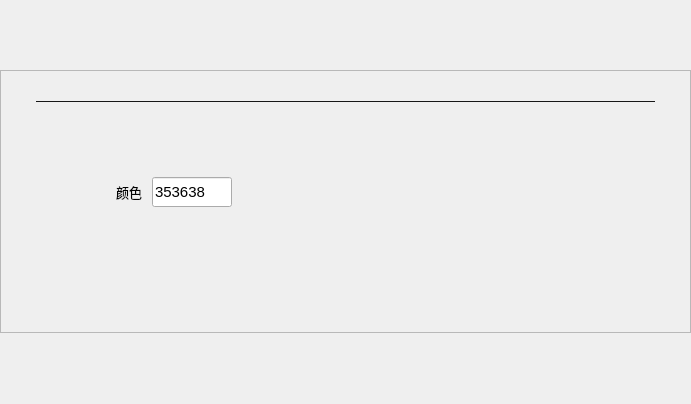
<?xml version="1.0" encoding="UTF-8"?>
<ui version="4.0">
 <class>btnTwoSlider</class>
 <widget class="QWidget" name="btnTwoSlider">
  <property name="geometry">
   <rect>
    <x>0</x>
    <y>0</y>
    <width>691</width>
    <height>404</height>
   </rect>
  </property>
  <property name="sizePolicy">
   <sizepolicy hsizetype="Expanding" vsizetype="Maximum">
    <horstretch>0</horstretch>
    <verstretch>0</verstretch>
   </sizepolicy>
  </property>
  <property name="minimumSize">
   <size>
    <width>0</width>
    <height>0</height>
   </size>
  </property>
  <property name="maximumSize">
   <size>
    <width>16777215</width>
    <height>16777215</height>
   </size>
  </property>
  <property name="windowTitle">
   <string>Form</string>
  </property>
  <property name="styleSheet">
   <string notr="true"/>
  </property>
  <layout class="QVBoxLayout" name="verticalLayout_3">
   <property name="spacing">
    <number>0</number>
   </property>
   <property name="leftMargin">
    <number>0</number>
   </property>
   <property name="topMargin">
    <number>0</number>
   </property>
   <property name="rightMargin">
    <number>0</number>
   </property>
   <property name="bottomMargin">
    <number>0</number>
   </property>
   <item>
    <widget class="QFrame" name="lightFrame">
     <property name="sizePolicy">
      <sizepolicy hsizetype="Expanding" vsizetype="Maximum">
       <horstretch>0</horstretch>
       <verstretch>0</verstretch>
      </sizepolicy>
     </property>
     <property name="frameShape">
      <enum>QFrame::StyledPanel</enum>
     </property>
     <property name="frameShadow">
      <enum>QFrame::Raised</enum>
     </property>
     <layout class="QVBoxLayout" name="verticalLayout_6">
      <property name="spacing">
       <number>0</number>
      </property>
      <property name="leftMargin">
       <number>20</number>
      </property>
      <property name="topMargin">
       <number>0</number>
      </property>
      <property name="rightMargin">
       <number>20</number>
      </property>
      <property name="bottomMargin">
       <number>0</number>
      </property>
      <item>
       <widget class="QWidget" name="lightTitleList" native="true">
        <property name="sizePolicy">
         <sizepolicy hsizetype="Expanding" vsizetype="Minimum">
          <horstretch>0</horstretch>
          <verstretch>0</verstretch>
         </sizepolicy>
        </property>
        <property name="minimumSize">
         <size>
          <width>0</width>
          <height>0</height>
         </size>
        </property>
        <property name="maximumSize">
         <size>
          <width>16777215</width>
          <height>16777215</height>
         </size>
        </property>
        <property name="styleSheet">
         <string notr="true"/>
        </property>
        <layout class="QHBoxLayout" name="horizontalLayout">
         <property name="leftMargin">
          <number>20</number>
         </property>
         <property name="topMargin">
          <number>0</number>
         </property>
         <property name="rightMargin">
          <number>20</number>
         </property>
         <property name="bottomMargin">
          <number>0</number>
         </property>
         <item>
          <widget class="titleIcon" name="lightTitle" native="true">
           <property name="sizePolicy">
            <sizepolicy hsizetype="Maximum" vsizetype="Maximum">
             <horstretch>0</horstretch>
             <verstretch>0</verstretch>
            </sizepolicy>
           </property>
           <property name="minimumSize">
            <size>
             <width>0</width>
             <height>0</height>
            </size>
           </property>
           <property name="maximumSize">
            <size>
             <width>16777215</width>
             <height>16777215</height>
            </size>
           </property>
          </widget>
         </item>
         <item>
          <spacer name="horizontalSpacer_2">
           <property name="orientation">
            <enum>Qt::Horizontal</enum>
           </property>
           <property name="sizeHint" stdset="0">
            <size>
             <width>40</width>
             <height>20</height>
            </size>
           </property>
          </spacer>
         </item>
         <item>
          <widget class="SwitchButton" name="lightListSwitch" native="true">
           <property name="sizePolicy">
            <sizepolicy hsizetype="Fixed" vsizetype="Fixed">
             <horstretch>0</horstretch>
             <verstretch>0</verstretch>
            </sizepolicy>
           </property>
           <property name="minimumSize">
            <size>
             <width>50</width>
             <height>30</height>
            </size>
           </property>
           <property name="maximumSize">
            <size>
             <width>16777215</width>
             <height>16777215</height>
            </size>
           </property>
          </widget>
         </item>
        </layout>
       </widget>
      </item>
      <item>
       <widget class="QWidget" name="lightSet" native="true">
        <property name="sizePolicy">
         <sizepolicy hsizetype="Expanding" vsizetype="Expanding">
          <horstretch>0</horstretch>
          <verstretch>0</verstretch>
         </sizepolicy>
        </property>
        <property name="minimumSize">
         <size>
          <width>0</width>
          <height>0</height>
         </size>
        </property>
        <property name="maximumSize">
         <size>
          <width>16777215</width>
          <height>1111111</height>
         </size>
        </property>
        <property name="styleSheet">
         <string notr="true"/>
        </property>
        <layout class="QVBoxLayout" name="verticalLayout_5">
         <property name="spacing">
          <number>30</number>
         </property>
         <property name="leftMargin">
          <number>15</number>
         </property>
         <property name="topMargin">
          <number>0</number>
         </property>
         <property name="rightMargin">
          <number>15</number>
         </property>
         <property name="bottomMargin">
          <number>30</number>
         </property>
         <item>
          <widget class="QWidget" name="splitLine" native="true">
           <property name="sizePolicy">
            <sizepolicy hsizetype="Expanding" vsizetype="Fixed">
             <horstretch>0</horstretch>
             <verstretch>0</verstretch>
            </sizepolicy>
           </property>
           <property name="minimumSize">
            <size>
             <width>0</width>
             <height>1</height>
            </size>
           </property>
           <property name="maximumSize">
            <size>
             <width>16777215</width>
             <height>1</height>
            </size>
           </property>
           <property name="styleSheet">
            <string notr="true">background-color: #171717;</string>
           </property>
          </widget>
         </item>
         <item>
          <widget class="QWidget" name="widget_5" native="true">
           <property name="sizePolicy">
            <sizepolicy hsizetype="Expanding" vsizetype="Expanding">
             <horstretch>0</horstretch>
             <verstretch>0</verstretch>
            </sizepolicy>
           </property>
           <layout class="QVBoxLayout" name="verticalLayout_2">
            <property name="spacing">
             <number>15</number>
            </property>
            <property name="leftMargin">
             <number>80</number>
            </property>
            <property name="topMargin">
             <number>0</number>
            </property>
            <property name="rightMargin">
             <number>0</number>
            </property>
            <property name="bottomMargin">
             <number>0</number>
            </property>
            <item>
             <widget class="mySlider" name="temNumSlider" native="true">
              <property name="sizePolicy">
               <sizepolicy hsizetype="Minimum" vsizetype="Maximum">
                <horstretch>0</horstretch>
                <verstretch>0</verstretch>
               </sizepolicy>
              </property>
             </widget>
            </item>
            <item>
             <widget class="mySlider" name="lightNumSlider" native="true">
              <property name="sizePolicy">
               <sizepolicy hsizetype="Minimum" vsizetype="Maximum">
                <horstretch>0</horstretch>
                <verstretch>0</verstretch>
               </sizepolicy>
              </property>
             </widget>
            </item>
           </layout>
          </widget>
         </item>
         <item>
          <widget class="QWidget" name="colorCon" native="true">
           <property name="sizePolicy">
            <sizepolicy hsizetype="Expanding" vsizetype="Maximum">
             <horstretch>0</horstretch>
             <verstretch>0</verstretch>
            </sizepolicy>
           </property>
           <property name="styleSheet">
            <string notr="true"/>
           </property>
           <layout class="QVBoxLayout" name="verticalLayout_4">
            <property name="spacing">
             <number>0</number>
            </property>
            <property name="leftMargin">
             <number>80</number>
            </property>
            <property name="topMargin">
             <number>0</number>
            </property>
            <property name="rightMargin">
             <number>0</number>
            </property>
            <property name="bottomMargin">
             <number>0</number>
            </property>
            <item>
             <widget class="QWidget" name="widget_4" native="true">
              <property name="sizePolicy">
               <sizepolicy hsizetype="Maximum" vsizetype="Maximum">
                <horstretch>0</horstretch>
                <verstretch>0</verstretch>
               </sizepolicy>
              </property>
              <layout class="QHBoxLayout" name="horizontalLayout_2">
               <property name="spacing">
                <number>10</number>
               </property>
               <property name="leftMargin">
                <number>0</number>
               </property>
               <property name="topMargin">
                <number>0</number>
               </property>
               <property name="rightMargin">
                <number>0</number>
               </property>
               <property name="bottomMargin">
                <number>15</number>
               </property>
               <item>
                <widget class="QLabel" name="label_2">
                 <property name="sizePolicy">
                  <sizepolicy hsizetype="Maximum" vsizetype="Maximum">
                   <horstretch>0</horstretch>
                   <verstretch>0</verstretch>
                  </sizepolicy>
                 </property>
                 <property name="font">
                  <font>
                   <pointsize>10</pointsize>
                  </font>
                 </property>
                 <property name="text">
                  <string>颜色</string>
                 </property>
                </widget>
               </item>
               <item>
                <widget class="QWidget" name="widget_2" native="true">
                 <property name="sizePolicy">
                  <sizepolicy hsizetype="Maximum" vsizetype="Maximum">
                   <horstretch>0</horstretch>
                   <verstretch>0</verstretch>
                  </sizepolicy>
                 </property>
                 <layout class="QHBoxLayout" name="horizontalLayout_3">
                  <property name="spacing">
                   <number>0</number>
                  </property>
                  <property name="leftMargin">
                   <number>0</number>
                  </property>
                  <property name="topMargin">
                   <number>0</number>
                  </property>
                  <property name="rightMargin">
                   <number>0</number>
                  </property>
                  <property name="bottomMargin">
                   <number>0</number>
                  </property>
                  <item>
                   <widget class="QLineEdit" name="rgbEdit">
                    <property name="sizePolicy">
                     <sizepolicy hsizetype="Fixed" vsizetype="Fixed">
                      <horstretch>0</horstretch>
                      <verstretch>0</verstretch>
                     </sizepolicy>
                    </property>
                    <property name="minimumSize">
                     <size>
                      <width>80</width>
                      <height>30</height>
                     </size>
                    </property>
                    <property name="maximumSize">
                     <size>
                      <width>80</width>
                      <height>30</height>
                     </size>
                    </property>
                    <property name="font">
                     <font>
                      <pointsize>11</pointsize>
                     </font>
                    </property>
                    <property name="toolTipDuration">
                     <number>0</number>
                    </property>
                    <property name="autoFillBackground">
                     <bool>false</bool>
                    </property>
                    <property name="styleSheet">
                     <string notr="true"/>
                    </property>
                    <property name="inputMask">
                     <string/>
                    </property>
                    <property name="text">
                     <string>353638</string>
                    </property>
                    <property name="cursorPosition">
                     <number>6</number>
                    </property>
                    <property name="alignment">
                     <set>Qt::AlignLeading|Qt::AlignLeft|Qt::AlignVCenter</set>
                    </property>
                    <property name="placeholderText">
                     <string>#353638</string>
                    </property>
                   </widget>
                  </item>
                 </layout>
                </widget>
               </item>
               <item>
                <widget class="QLabel" name="preColorBox">
                 <property name="sizePolicy">
                  <sizepolicy hsizetype="Fixed" vsizetype="Fixed">
                   <horstretch>0</horstretch>
                   <verstretch>0</verstretch>
                  </sizepolicy>
                 </property>
                 <property name="minimumSize">
                  <size>
                   <width>25</width>
                   <height>25</height>
                  </size>
                 </property>
                 <property name="maximumSize">
                  <size>
                   <width>25</width>
                   <height>25</height>
                  </size>
                 </property>
                 <property name="styleSheet">
                  <string notr="true"/>
                 </property>
                 <property name="text">
                  <string/>
                 </property>
                </widget>
               </item>
               <item>
                <spacer name="horizontalSpacer">
                 <property name="orientation">
                  <enum>Qt::Horizontal</enum>
                 </property>
                 <property name="sizeHint" stdset="0">
                  <size>
                   <width>40</width>
                   <height>20</height>
                  </size>
                 </property>
                </spacer>
               </item>
              </layout>
             </widget>
            </item>
            <item>
             <widget class="QWidget" name="rgbList_2" native="true">
              <property name="sizePolicy">
               <sizepolicy hsizetype="Expanding" vsizetype="Expanding">
                <horstretch>0</horstretch>
                <verstretch>0</verstretch>
               </sizepolicy>
              </property>
              <property name="styleSheet">
               <string notr="true"/>
              </property>
              <layout class="QVBoxLayout" name="verticalLayout">
               <property name="spacing">
                <number>20</number>
               </property>
               <property name="leftMargin">
                <number>0</number>
               </property>
               <property name="topMargin">
                <number>20</number>
               </property>
               <property name="rightMargin">
                <number>45</number>
               </property>
               <property name="bottomMargin">
                <number>20</number>
               </property>
               <item>
                <widget class="rgbSlider" name="rSlider_2" native="true">
                 <property name="sizePolicy">
                  <sizepolicy hsizetype="Minimum" vsizetype="Maximum">
                   <horstretch>0</horstretch>
                   <verstretch>0</verstretch>
                  </sizepolicy>
                 </property>
                </widget>
               </item>
               <item>
                <widget class="rgbSlider" name="gSlider_2" native="true">
                 <property name="sizePolicy">
                  <sizepolicy hsizetype="Minimum" vsizetype="Maximum">
                   <horstretch>0</horstretch>
                   <verstretch>0</verstretch>
                  </sizepolicy>
                 </property>
                </widget>
               </item>
               <item>
                <widget class="rgbSlider" name="bSlider_2" native="true">
                 <property name="enabled">
                  <bool>true</bool>
                 </property>
                 <property name="sizePolicy">
                  <sizepolicy hsizetype="Minimum" vsizetype="Maximum">
                   <horstretch>0</horstretch>
                   <verstretch>0</verstretch>
                  </sizepolicy>
                 </property>
                 <property name="minimumSize">
                  <size>
                   <width>0</width>
                   <height>0</height>
                  </size>
                 </property>
                </widget>
               </item>
              </layout>
             </widget>
            </item>
           </layout>
          </widget>
         </item>
        </layout>
       </widget>
      </item>
     </layout>
    </widget>
   </item>
  </layout>
 </widget>
 <customwidgets>
  <customwidget>
   <class>mySlider</class>
   <extends>QWidget</extends>
   <header>myslider.h</header>
   <container>1</container>
  </customwidget>
  <customwidget>
   <class>titleIcon</class>
   <extends>QWidget</extends>
   <header>titleicon.h</header>
   <container>1</container>
  </customwidget>
  <customwidget>
   <class>SwitchButton</class>
   <extends>QWidget</extends>
   <header>switchbutton.h</header>
   <container>1</container>
  </customwidget>
  <customwidget>
   <class>rgbSlider</class>
   <extends>QWidget</extends>
   <header>rgbslider.h</header>
   <container>1</container>
  </customwidget>
 </customwidgets>
 <resources/>
 <connections/>
</ui>
